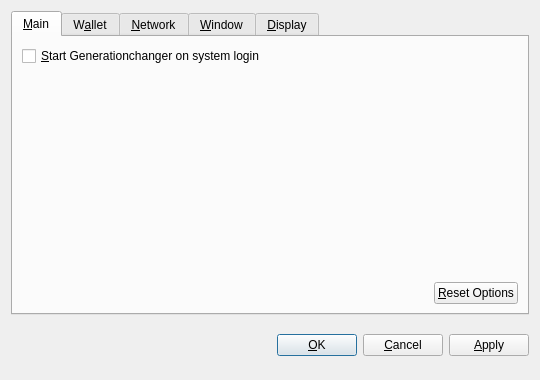
<?xml version="1.0" encoding="UTF-8"?>
<ui version="4.0">
 <class>OptionsDialog</class>
 <widget class="QDialog" name="OptionsDialog">
  <property name="geometry">
   <rect>
    <x>0</x>
    <y>0</y>
    <width>540</width>
    <height>380</height>
   </rect>
  </property>
  <property name="windowTitle">
   <string>Options</string>
  </property>
  <property name="modal">
   <bool>true</bool>
  </property>
  <layout class="QVBoxLayout" name="verticalLayout">
   <item>
    <widget class="QTabWidget" name="tabWidget">
     <property name="tabPosition">
      <enum>QTabWidget::North</enum>
     </property>
     <property name="currentIndex">
      <number>0</number>
     </property>
     <widget class="QWidget" name="tabMain">
      <attribute name="title">
       <string>&amp;Main</string>
      </attribute>
      <layout class="QVBoxLayout" name="verticalLayout_Main">
       <item>
        <widget class="QCheckBox" name="bitcoinAtStartup">
         <property name="toolTip">
          <string>Automatically start Generationchanger after logging in to the system.</string>
         </property>
         <property name="text">
          <string>&amp;Start Generationchanger on system login</string>
         </property>
        </widget>
       </item>
       <item>
        <spacer name="verticalSpacer_Main">
         <property name="orientation">
          <enum>Qt::Vertical</enum>
         </property>
         <property name="sizeHint" stdset="0">
          <size>
           <width>20</width>
           <height>40</height>
          </size>
         </property>
        </spacer>
       </item>
       <item>
        <layout class="QHBoxLayout" name="horizontalLayout_2_Main">
         <item>
          <spacer name="horizontalSpacer_2_Main">
           <property name="orientation">
            <enum>Qt::Horizontal</enum>
           </property>
           <property name="sizeHint" stdset="0">
            <size>
             <width>40</width>
             <height>20</height>
            </size>
           </property>
          </spacer>
         </item>
         <item>
          <widget class="QPushButton" name="resetButton">
           <property name="toolTip">
            <string>Reset all client options to default.</string>
           </property>
           <property name="text">
            <string>&amp;Reset Options</string>
           </property>
           <property name="autoDefault">
            <bool>false</bool>
           </property>
          </widget>
         </item>
        </layout>
       </item>
      </layout>
     </widget>
     <widget class="QWidget" name="tabWallet">
      <attribute name="title">
       <string>W&amp;allet</string>
      </attribute>
      <layout class="QVBoxLayout" name="verticalLayout_Network">
       <item>
        <widget class="QLabel" name="transactionFeeInfoLabel">
         <property name="text">
          <string>Optional transaction fee per kB that helps make sure your transactions are processed quickly. Most transactions are 1 kB.</string>
         </property>
         <property name="textFormat">
          <enum>Qt::PlainText</enum>
         </property>
         <property name="wordWrap">
          <bool>true</bool>
         </property>
        </widget>
       </item>
       <item>
        <layout class="QHBoxLayout" name="horizontalLayout_1_Main">
         <item>
          <widget class="QLabel" name="transactionFeeLabel">
           <property name="text">
            <string>Pay transaction &amp;fee</string>
           </property>
           <property name="textFormat">
            <enum>Qt::PlainText</enum>
           </property>
           <property name="buddy">
            <cstring>transactionFee</cstring>
           </property>
          </widget>
         </item>
         <item>
          <widget class="BitcoinAmountField" name="transactionFee"/>
         </item>
         <item>
          <spacer name="horizontalSpacer_1_Main">
           <property name="orientation">
            <enum>Qt::Horizontal</enum>
           </property>
           <property name="sizeHint" stdset="0">
            <size>
             <width>40</width>
             <height>20</height>
            </size>
           </property>
          </spacer>
         </item>
        </layout>
       </item>
       <item>
        <widget class="QLabel" name="label">
         <property name="text">
          <string>If you disable the spending of unconfirmed change, the change from a transaction cannot be used until that transaction has at least one confirmation. This also affects how your balance is computed.</string>
         </property>
         <property name="wordWrap">
          <bool>true</bool>
         </property>
        </widget>
       </item>
       <item>
        <widget class="QCheckBox" name="spendZeroConfChange">
         <property name="text">
          <string>Spend unconfirmed change  (experts only)</string>
         </property>
        </widget>
       </item>
       <item>
        <spacer name="verticalSpacer">
         <property name="orientation">
          <enum>Qt::Vertical</enum>
         </property>
         <property name="sizeHint" stdset="0">
          <size>
           <width>20</width>
           <height>40</height>
          </size>
         </property>
        </spacer>
       </item>
      </layout>
     </widget>
     <widget class="QWidget" name="tabNetwork">
      <attribute name="title">
       <string>&amp;Network</string>
      </attribute>
      <layout class="QVBoxLayout" name="verticalLayout_Network">
       <item>
        <widget class="QCheckBox" name="mapPortUpnp">
         <property name="toolTip">
          <string>Automatically open the Generationchanger client port on the router. This only works when your router supports UPnP and it is enabled.</string>
         </property>
         <property name="text">
          <string>Map port using &amp;UPnP</string>
         </property>
        </widget>
       </item>
       <item>
        <widget class="QCheckBox" name="connectSocks">
         <property name="toolTip">
          <string>Connect to the Generationchanger network through a SOCKS proxy (e.g. when connecting through Tor).</string>
         </property>
         <property name="text">
          <string>&amp;Connect through SOCKS proxy:</string>
         </property>
        </widget>
       </item>
       <item>
        <layout class="QHBoxLayout" name="horizontalLayout_Network">
         <item>
          <widget class="QLabel" name="proxyIpLabel">
           <property name="text">
            <string>Proxy &amp;IP:</string>
           </property>
           <property name="textFormat">
            <enum>Qt::PlainText</enum>
           </property>
           <property name="buddy">
            <cstring>proxyIp</cstring>
           </property>
          </widget>
         </item>
         <item>
          <widget class="QValidatedLineEdit" name="proxyIp">
           <property name="maximumSize">
            <size>
             <width>140</width>
             <height>16777215</height>
            </size>
           </property>
           <property name="toolTip">
            <string>IP address of the proxy (e.g. 127.0.0.1)</string>
           </property>
          </widget>
         </item>
         <item>
          <widget class="QLabel" name="proxyPortLabel">
           <property name="text">
            <string>&amp;Port:</string>
           </property>
           <property name="textFormat">
            <enum>Qt::PlainText</enum>
           </property>
           <property name="buddy">
            <cstring>proxyPort</cstring>
           </property>
          </widget>
         </item>
         <item>
          <widget class="QLineEdit" name="proxyPort">
           <property name="maximumSize">
            <size>
             <width>55</width>
             <height>16777215</height>
            </size>
           </property>
           <property name="toolTip">
            <string>Port of the proxy (e.g. 9050)</string>
           </property>
          </widget>
         </item>
         <item>
          <widget class="QLabel" name="socksVersionLabel">
           <property name="text">
            <string>SOCKS &amp;Version:</string>
           </property>
           <property name="textFormat">
            <enum>Qt::PlainText</enum>
           </property>
           <property name="buddy">
            <cstring>socksVersion</cstring>
           </property>
          </widget>
         </item>
         <item>
          <widget class="QValueComboBox" name="socksVersion">
           <property name="toolTip">
            <string>SOCKS version of the proxy (e.g. 5)</string>
           </property>
          </widget>
         </item>
         <item>
          <spacer name="horizontalSpacer_Network">
           <property name="orientation">
            <enum>Qt::Horizontal</enum>
           </property>
           <property name="sizeHint" stdset="0">
            <size>
             <width>40</width>
             <height>20</height>
            </size>
           </property>
          </spacer>
         </item>
        </layout>
       </item>
       <item>
        <spacer name="verticalSpacer_Network">
         <property name="orientation">
          <enum>Qt::Vertical</enum>
         </property>
         <property name="sizeHint" stdset="0">
          <size>
           <width>20</width>
           <height>40</height>
          </size>
         </property>
        </spacer>
       </item>
      </layout>
     </widget>
     <widget class="QWidget" name="tabWindow">
      <attribute name="title">
       <string>&amp;Window</string>
      </attribute>
      <layout class="QVBoxLayout" name="verticalLayout_Window">
       <item>
        <widget class="QCheckBox" name="minimizeToTray">
         <property name="toolTip">
          <string>Show only a tray icon after minimizing the window.</string>
         </property>
         <property name="text">
          <string>&amp;Minimize to the tray instead of the taskbar</string>
         </property>
        </widget>
       </item>
       <item>
        <widget class="QCheckBox" name="minimizeOnClose">
         <property name="toolTip">
          <string>Minimize instead of exit the application when the window is closed. When this option is enabled, the application will be closed only after selecting Quit in the menu.</string>
         </property>
         <property name="text">
          <string>M&amp;inimize on close</string>
         </property>
        </widget>
       </item>
       <item>
        <spacer name="verticalSpacer_Window">
         <property name="orientation">
          <enum>Qt::Vertical</enum>
         </property>
         <property name="sizeHint" stdset="0">
          <size>
           <width>20</width>
           <height>40</height>
          </size>
         </property>
        </spacer>
       </item>
      </layout>
     </widget>
     <widget class="QWidget" name="tabDisplay">
      <attribute name="title">
       <string>&amp;Display</string>
      </attribute>
      <layout class="QVBoxLayout" name="verticalLayout_Display">
       <item>
        <layout class="QHBoxLayout" name="horizontalLayout_1_Display">
         <item>
          <widget class="QLabel" name="langLabel">
           <property name="text">
            <string>User Interface &amp;language:</string>
           </property>
           <property name="textFormat">
            <enum>Qt::PlainText</enum>
           </property>
           <property name="buddy">
            <cstring>lang</cstring>
           </property>
          </widget>
         </item>
         <item>
          <widget class="QValueComboBox" name="lang">
           <property name="toolTip">
            <string>The user interface language can be set here. This setting will take effect after restarting Generationchanger.</string>
           </property>
          </widget>
         </item>
        </layout>
       </item>
       <item>
        <layout class="QHBoxLayout" name="horizontalLayout_2_Display">
         <item>
          <widget class="QLabel" name="unitLabel">
           <property name="text">
            <string>&amp;Unit to show amounts in:</string>
           </property>
           <property name="textFormat">
            <enum>Qt::PlainText</enum>
           </property>
           <property name="buddy">
            <cstring>unit</cstring>
           </property>
          </widget>
         </item>
         <item>
          <widget class="QValueComboBox" name="unit">
           <property name="toolTip">
            <string>Choose the default subdivision unit to show in the interface and when sending coins.</string>
           </property>
          </widget>
         </item>
        </layout>
       </item>
       <item>
        <widget class="QCheckBox" name="displayAddresses">
         <property name="toolTip">
          <string>Whether to show Generationchanger addresses in the transaction list or not.</string>
         </property>
         <property name="text">
          <string>&amp;Display addresses in transaction list</string>
         </property>
        </widget>
       </item>
       <item>
        <widget class="QCheckBox" name="coinControlFeatures">
         <property name="toolTip">
          <string>Whether to show coin control features or not.</string>
         </property>
         <property name="text">
          <string>Display coin &amp;control features (experts only!)</string>
         </property>
        </widget>
       </item>
       <item>
        <spacer name="verticalSpacer_Display">
         <property name="orientation">
          <enum>Qt::Vertical</enum>
         </property>
         <property name="sizeHint" stdset="0">
          <size>
           <width>20</width>
           <height>40</height>
          </size>
         </property>
        </spacer>
       </item>
      </layout>
     </widget>
    </widget>
   </item>
   <item>
    <layout class="QHBoxLayout" name="horizontalLayout_Buttons">
     <item>
      <spacer name="horizontalSpacer_1">
       <property name="orientation">
        <enum>Qt::Horizontal</enum>
       </property>
       <property name="sizeHint" stdset="0">
        <size>
         <width>40</width>
         <height>48</height>
        </size>
       </property>
      </spacer>
     </item>
     <item>
      <widget class="QLabel" name="statusLabel">
       <property name="font">
        <font>
         <weight>75</weight>
         <bold>true</bold>
        </font>
       </property>
       <property name="text">
        <string/>
       </property>
       <property name="textFormat">
        <enum>Qt::PlainText</enum>
       </property>
       <property name="wordWrap">
        <bool>true</bool>
       </property>
      </widget>
     </item>
     <item>
      <spacer name="horizontalSpacer_2">
       <property name="orientation">
        <enum>Qt::Horizontal</enum>
       </property>
       <property name="sizeHint" stdset="0">
        <size>
         <width>40</width>
         <height>48</height>
        </size>
       </property>
      </spacer>
     </item>
     <item>
      <widget class="QPushButton" name="okButton">
       <property name="text">
        <string>&amp;OK</string>
       </property>
      </widget>
     </item>
     <item>
      <widget class="QPushButton" name="cancelButton">
       <property name="text">
        <string>&amp;Cancel</string>
       </property>
       <property name="autoDefault">
        <bool>false</bool>
       </property>
      </widget>
     </item>
     <item>
      <widget class="QPushButton" name="applyButton">
       <property name="text">
        <string>&amp;Apply</string>
       </property>
       <property name="autoDefault">
        <bool>false</bool>
       </property>
      </widget>
     </item>
    </layout>
   </item>
  </layout>
 </widget>
 <customwidgets>
  <customwidget>
   <class>BitcoinAmountField</class>
   <extends>QSpinBox</extends>
   <header>bitcoinamountfield.h</header>
  </customwidget>
  <customwidget>
   <class>QValueComboBox</class>
   <extends>QComboBox</extends>
   <header>qvaluecombobox.h</header>
  </customwidget>
  <customwidget>
   <class>QValidatedLineEdit</class>
   <extends>QLineEdit</extends>
   <header>qvalidatedlineedit.h</header>
  </customwidget>
 </customwidgets>
 <resources/>
 <connections/>
</ui>
